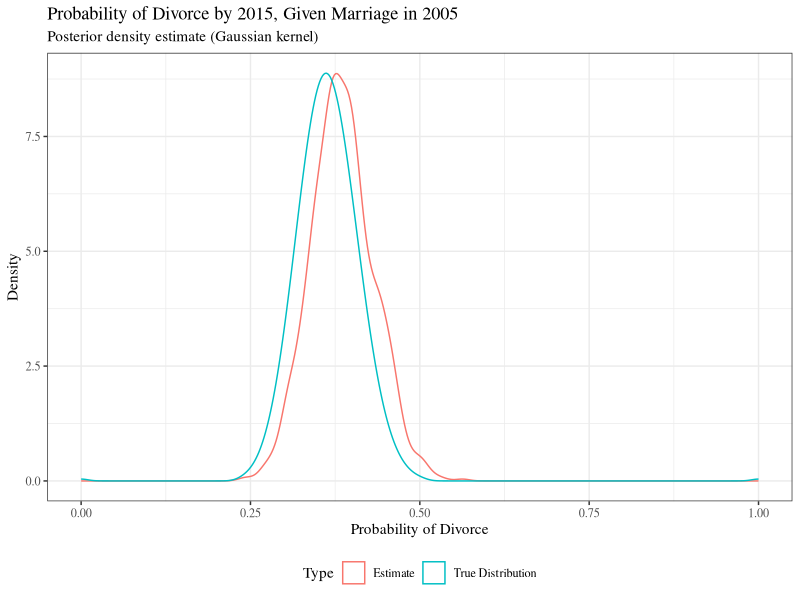
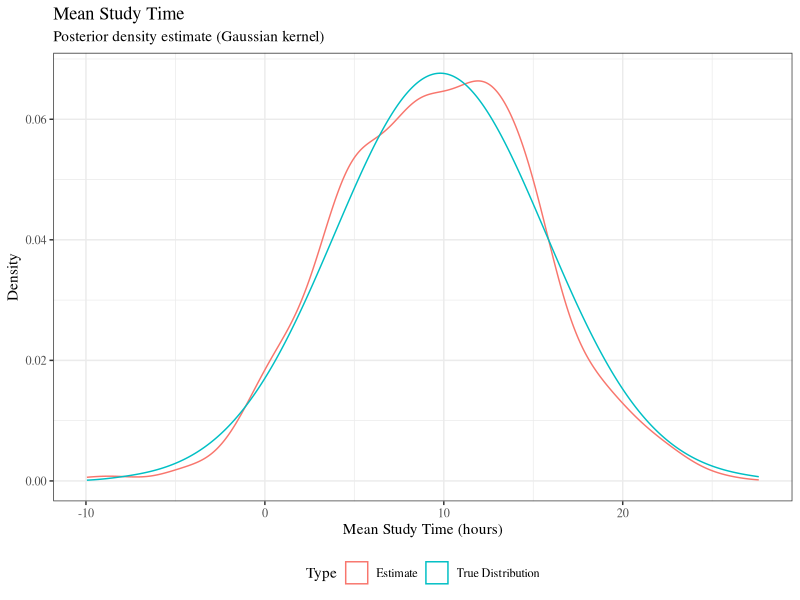

Recreate these plots in R, in order.
## ---- chunk 1

gr <- 2 / (1 + sqrt(5))

knitr::opts_chunk$set(echo = FALSE, warning = FALSE, fig.asp = gr)
options(knitr.kable.NA = '-')

rm(gr)
## ---- chunk 2

# Prep work ---------------------------------------------------------------

# Load libraries
library(ggplot2)
library(tibble)
library(tidyr)

# Helper functions
post_draws_density <- function(data, ...) {


  ggplot(data, aes(...)) +
    geom_density() +
    theme_bw() +
    theme(
      text = element_text(family = "serif"),
      legend.position = "bottom"
    ) +
    labs(
      subtitle = paste0("Posterior density estimate (Gaussian kernel)"),
      y = "Density",
      color = "Type"
    )

}

# Control randomness
set.seed(9876)

## ---- chunk 3

# Question 1 --------------------------------------------------------------

prior_a <- 1
prior_b <- 1

n_married <- 112
divorced_n_obs <- 43

## ---- chunk 4

# Question 1a -------------------------------------------------------------

divorced_posterior <- function(n) {
  rbeta(n, prior_a + divorced_n_obs, n_married - divorced_n_obs + prior_b)
}

## ---- chunk 5

# Question 1b -------------------------------------------------------------

divorced_n_sims <- 1000

## NOTE: Not the way to do this, but still useful reference
#
# divorced_prob_obs <- divorced_n_obs / n_married
# divorced_dist <- function(n, p) rbinom(n, n_married, p)
# divorced_prior_dist <- function(n) rbeta(n, 1, 1)
#
# divorced_prob_draws <- divorced_prior_dist(divorced_n_sims)
# divorced_dist_draws <- divorced_dist(divorced_n_sims, divorced_prob_draws)
#
# divorced_post_dist <- divorced_prob_draws[divorced_dist_draws == divorced_n_obs]

divorced_posterior_draws <- divorced_posterior(divorced_n_sims)

divorced_post_tbl <- tibble(
  Mean = mean(divorced_posterior_draws),
  Median = quantile(divorced_posterior_draws, .5),
  `95% Low` = quantile(divorced_posterior_draws, .025),
  `95% High` = quantile(divorced_posterior_draws, .975)
)

## ---- chunk 6
knitr::kable(
  divorced_post_tbl,
  booktabs = TRUE,
  digits = 3,
  caption = "Posterior distribution summary"
)

## ---- chunk 7

# Question 1c -------------------------------------------------------------

divorced_true_post <- tibble(
  value = qbeta(seq(0, 1, .001), 44, 77),
  type = "True Distribution"
)

divorced_est_post <- tibble(
  value = divorced_posterior_draws,
  type = "Estimate"
)

divorced_post_compare_tbl <- dplyr::bind_rows(
  divorced_true_post, divorced_est_post
)

## ---- chunk 8
divorced_post_plot <-
  post_draws_density(divorced_post_compare_tbl, x = value, color = type) +
  labs(
    title = "Probability of Divorce by 2015, Given Marriage in 2005",
    x = "Probability of Divorce"
  )

divorced_post_plot
## ---- chunk 9

# Question 2 --------------------------------------------------------------

study_obs <- c(
   2.1, 9.8, 13.9, 11.3, 8.9, 15.7, 16.4, 4.5, 8.9, 11.9, 12.5, 11.1, 11.6,
  14.5, 9.6,  7.4,  3.3, 9.1,  9.4,  6.0, 7.4, 8.5,  1.6, 11.4,  9.7
)

study_obs_mean <- mean(study_obs)

study_true_sd <- 4
study_prior_mean <- 10
study_prior_sd <- 3

study_post_mean <- `+`(
  study_prior_sd^2 / (study_true_sd^2 + study_prior_sd^2) * study_obs_mean,
  study_true_sd^2 / (study_true_sd^2 + study_prior_sd^2) * study_prior_mean
)

study_post_sd <- study_true_sd^2 * study_prior_sd^2 / (study_true_sd^2 + study_prior_sd^2)

## ---- chunk 10

study_posterior <- function(n) rnorm(n, study_post_mean, study_post_sd)

study_n_sims <- 1000

study_posterior_draws <- study_posterior(study_n_sims)

study_post_tbl <- tibble(
  Mean = mean(study_posterior_draws),
  Median = quantile(study_posterior_draws, .5),
  `95% Low` = quantile(study_posterior_draws, .025),
  `95% High` = quantile(study_posterior_draws, .975)
)


## ---- chunk 11
knitr::kable(
  study_post_tbl,
  booktabs = TRUE,
  digits = 3,
  caption = "Posterior distribution summary"
)

## ---- chunk 12
study_true_post <- tibble(
  value = qnorm(seq(0, 1, .001), study_post_mean, study_post_sd),
  type = "True Distribution"
)

study_est_post <- tibble(
  value = study_posterior_draws,
  type = "Estimate"
)

study_post_compare_tbl <- dplyr::bind_rows(
  study_true_post, study_est_post
)

## ---- chunk 13
divorced_post_plot <-
  post_draws_density(study_post_compare_tbl, x = value, color = type) +
  labs(
    title = "Mean Study Time",
    x = "Mean Study Time (hours)"
  )

divorced_post_plot
## ---- chunk 14
labs <- knitr::all_labels()
labs <- labs[!labs %in% c("setup", "toc", "getlabels", "allcode")]
